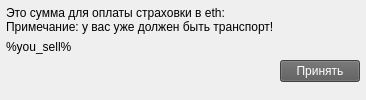
        <widget class="QFrame" name="ins_f">
         <property name="sizePolicy">
          <sizepolicy hsizetype="Expanding" vsizetype="Expanding">
           <horstretch>0</horstretch>
           <verstretch>0</verstretch>
          </sizepolicy>
         </property>
         <property name="frameShape">
          <enum>QFrame::NoFrame</enum>
         </property>
         <property name="frameShadow">
          <enum>QFrame::Raised</enum>
         </property>
         <layout class="QGridLayout" name="gridLayout_3">
          <property name="leftMargin">
           <number>6</number>
          </property>
          <property name="topMargin">
           <number>6</number>
          </property>
          <property name="rightMargin">
           <number>6</number>
          </property>
          <property name="bottomMargin">
           <number>6</number>
          </property>
          <item row="0" column="0">
           <widget class="QLabel" name="ins_status_2">
            <property name="text">
             <string>Это сумма для оплаты страховки в eth:
Примечание: у вас уже должен быть транспорт!</string>
            </property>
           </widget>
          </item>
          <item row="2" column="1">
           <widget class="QPushButton" name="accept_ins">
            <property name="styleSheet">
             <string notr="true">background-color: rgb(90, 90, 90);
color: rgb(255, 255, 255);</string>
            </property>
            <property name="text">
             <string>Принять</string>
            </property>
           </widget>
          </item>
          <item row="3" column="1">
           <spacer name="verticalSpacer">
            <property name="orientation">
             <enum>Qt::Vertical</enum>
            </property>
            <property name="sizeHint" stdset="0">
             <size>
              <width>0</width>
              <height>0</height>
             </size>
            </property>
           </spacer>
          </item>
          <item row="1" column="0">
           <widget class="QLabel" name="you_sel">
            <property name="sizePolicy">
             <sizepolicy hsizetype="Expanding" vsizetype="Preferred">
              <horstretch>0</horstretch>
              <verstretch>0</verstretch>
             </sizepolicy>
            </property>
            <property name="text">
             <string>%you_sell%</string>
            </property>
           </widget>
          </item>
         </layout>
        </widget>
